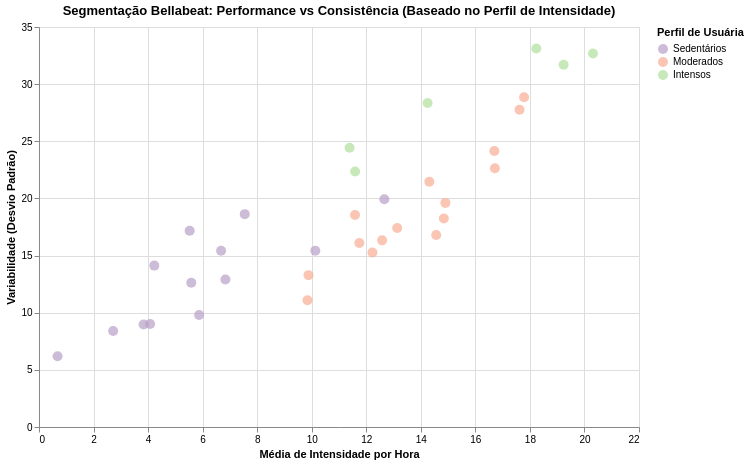

Here is the notebook cell this chart was saved with:
### Markdown cell above
A seguir vamos colocar esses mesmos perfis em outra perspectiva: qual a variância da intensidade das atividades?

### Code cell
# 1. Preparação do df_user (Agregando dados por hora)
df_user = df_hourly_clean.group_by("Id").agg([
    pl.col("TotalIntensity").mean().alias("mean"),
    pl.col("TotalIntensity").std().alias("std"),
    pl.col("ActivityHour").dt.date().n_unique().alias("days_active")
]).filter(pl.col("days_active") >= 7).drop_nulls()

# 2. Join com os perfis já determinados
df_user_final = df_user.join(df_perfis, on="Id", how="left")

# Convertendo para Pandas para o Altair
df_viz = df_user_final.to_pandas()

# 3. Gráfico Interativo
cluster_chart = alt.Chart(df_viz).mark_circle(size=100).encode(
    x=alt.X('mean:Q', title='Média de Intensidade por Hora'),
    y=alt.Y('std:Q', title='Variabilidade (Desvio Padrão)'),
    color=alt.Color('perfil_nome:N',
                    scale=alt.Scale(
                        domain=['Sedentários', 'Moderados', 'Intensos'],
                        range=['#B6A0C6', '#F9AD94', '#AFDF9B']),
                    title='Perfil de Usuária',
                    sort=['Sedentários', 'Moderados', 'Intensos']), # Força a ordem na legenda
    tooltip=[
        alt.Tooltip('Id:N', title='ID da Usuária'),
        alt.Tooltip('mean:Q', title='Média', format='.1f'),
        alt.Tooltip('std:Q', title='Consistência (Desvio)', format='.1f'),
        alt.Tooltip('days_active:Q', title='Dias Ativos'),
        alt.Tooltip('perfil_nome:N', title='Perfil')
    ]
).properties(
    title='Segmentação Bellabeat: Performance vs Consistência (Baseado no Perfil de Intensidade)',
    width=600,
    height=400
).interactive()

cluster_chart.display()

### Figure 1 — Vega-Lite specification as saved in the notebook (floating-point values rounded to 4 significant figures)
{"config": {"view": {"continuousWidth": 300, "continuousHeight": 300}}, "data": {"name": "data-ffd0a3562c8dd391c31f2adeb22157f8"}, "mark": {"type": "circle", "size": 100}, "encoding": {"color": {"field": "perfil_nome", "scale": {"domain": ["Sedentários", "Moderados", "Intensos"], "range": ["#B6A0C6", "#F9AD94", "#AFDF9B"]}, "sort": ["Sedentários", "Moderados", "Intensos"], "title": "Perfil de Usuária", "type": "nominal"}, "tooltip": [{"field": "Id", "title": "ID da Usuária", "type": "nominal"}, {"field": "mean", "format": ".1f", "title": "Média", "type": "quantitative"}, {"field": "std", "format": ".1f", "title": "Consistência (Desvio)", "type": "quantitative"}, {"field": "days_active", "title": "Dias Ativos", "type": "quantitative"}, {"field": "perfil_nome", "title": "Perfil", "type": "nominal"}], "x": {"field": "mean", "title": "Média de Intensidade por Hora", "type": "quantitative"}, "y": {"field": "std", "title": "Variabilidade (Desvio Padrão)", "type": "quantitative"}}, "height": 400, "params": [{"name": "param_2", "select": {"type": "interval", "encodings": ["x", "y"]}, "bind": "scales"}], "title": "Segmentação Bellabeat: Performance vs Consistência (Baseado no Perfil de Intensidade)", "width": 600, "$schema": "https://vega.github.io/schema/vega-lite/v5.20.1.json", "datasets": {"data-ffd0a3562c8dd391c31f2adeb22157f8": [{"Id": "8253242879", "mean": 4.227, "std": 14.12, "days_active": 49, "perfil_nome": "Sedentários"}, {"Id": "4388161847", "mean": 14.31, "std": 21.45, "days_active": 31, "perfil_nome": "Moderados"}, {"Id": "1503960366", "mean": 16.72, "std": 22.65, "days_active": 61, "perfil_nome": "Moderados"}, {"Id": "2873212765", "mean": 14.84, "std": 18.25, "days_active": 62, "perfil_nome": "Moderados"}, {"Id": "7007744171", "mean": 17.62, "std": 27.76, "days_active": 57, "perfil_nome": "Moderados"}, {"Id": "4319703577", "mean": 12.23, "std": 15.27, "days_active": 59, "perfil_nome": "Moderados"}, {"Id": "8792009665", "mean": 3.834, "std": 8.969, "days_active": 59, "perfil_nome": "Sedentários"}, {"Id": "2320127002", "mean": 5.871, "std": 9.803, "days_active": 62, "perfil_nome": "Sedentários"}, {"Id": "8378563200", "mean": 14.25, "std": 28.36, "days_active": 62, "perfil_nome": "Intensos"}, {"Id": "5553957443", "mean": 11.59, "std": 18.55, "days_active": 62, "perfil_nome": "Moderados"}, {"Id": "1927972279", "mean": 5.524, "std": 17.17, "days_active": 62, "perfil_nome": "Sedentários"}, {"Id": "4702921684", "mean": 12.58, "std": 16.33, "days_active": 62, "perfil_nome": "Moderados"}, {"Id": "8877689391", "mean": 19.24, "std": 31.69, "days_active": 62, "perfil_nome": "Intensos"}, {"Id": "8583815059", "mean": 6.677, "std": 15.43, "days_active": 58, "perfil_nome": "Sedentários"}, {"Id": "6775888955", "mean": 7.544, "std": 18.62, "days_active": 55, "perfil_nome": "Sedentários"}, {"Id": "4445114986", "mean": 9.882, "std": 13.29, "days_active": 62, "perfil_nome": "Moderados"}, {"Id": "4020332650", "mean": 5.583, "std": 12.62, "days_active": 62, "perfil_nome": "Sedentários"}, {"Id": "2347167796", "mean": 14.9, "std": 19.61, "days_active": 49, "perfil_nome": "Moderados"}, {"Id": "1624580081", "mean": 6.834, "std": 12.91, "days_active": 62, "perfil_nome": "Sedentários"}, {"Id": "3977333714", "mean": 11.59, "std": 22.36, "days_active": 60, "perfil_nome": "Intensos"}, {"Id": "1844505072", "mean": 4.073, "std": 9.011, "days_active": 62, "perfil_nome": "Sedentários"}, {"Id": "7086361926", "mean": 11.39, "std": 24.44, "days_active": 62, "perfil_nome": "Intensos"}, {"Id": "6962181067", "mean": 16.7, "std": 24.15, "days_active": 62, "perfil_nome": "Moderados"}, {"Id": "3372868164", "mean": 14.56, "std": 16.79, "days_active": 50, "perfil_nome": "Moderados"}, {"Id": "5577150313", "mean": 20.31, "std": 32.68, "days_active": 61, "perfil_nome": "Intensos"}, {"Id": "1644430081", "mean": 12.66, "std": 19.92, "days_active": 60, "perfil_nome": "Sedentários"}, {"Id": "6391747486", "mean": 0.68, "std": 6.189, "days_active": 29, "perfil_nome": "Sedentários"}, {"Id": "4558609924", "mean": 11.75, "std": 16.1, "days_active": 62, "perfil_nome": "Moderados"}, {"Id": "6290855005", "mean": 10.13, "std": 15.42, "days_active": 50, "perfil_nome": "Sedentários"}, {"Id": "2026352035", "mean": 9.844, "std": 11.1, "days_active": 62, "perfil_nome": "Moderados"}, {"Id": "6117666160", "mean": 13.13, "std": 17.42, "days_active": 57, "perfil_nome": "Moderados"}, {"Id": "8053475328", "mean": 18.24, "std": 33.12, "days_active": 62, "perfil_nome": "Intensos"}, {"Id": "2022484408", "mean": 17.79, "std": 28.85, "days_active": 62, "perfil_nome": "Moderados"}, {"Id": "4057192912", "mean": 2.719, "std": 8.397, "days_active": 35, "perfil_nome": "Sedentários"}]}}
